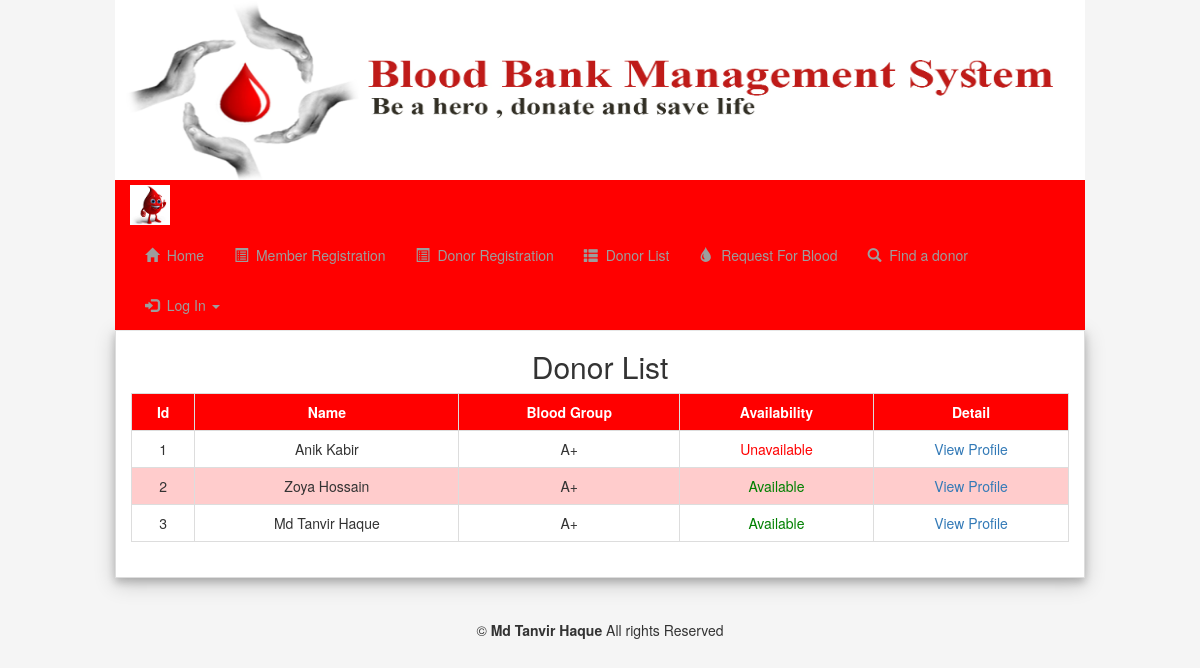
Screenshot of /donorlist.php with the database file from the repository.
### tables this page shows
CREATE TABLE `tbl_donor` (
  `id` int(11) NOT NULL,
  `name` varchar(50) NOT NULL,
  `blood` varchar(50) NOT NULL,
  `weight` int(10) NOT NULL,
  `gender` varchar(50) NOT NULL,
  `email` varchar(200) NOT NULL,
  `mobile` int(50) NOT NULL,
  `division` varchar(20) NOT NULL,
  `city` varchar(30) NOT NULL,
  `address` text NOT NULL,
  `userid` varchar(50) NOT NULL,
  `pass` varchar(50) NOT NULL,
  `age` int(10) NOT NULL,
  `avail` varchar(50) NOT NULL
);

### classes/Donor.php (called while the page is built, shortened)
<?php
	include "DB.php";
	class Donor{
		private $table='tbl_donor';
		public function readAll(){
			$sql="SELECT * FROM $this->table";
			$stmt= DB::prepare($sql);
			$stmt->execute();
			return $stmt->fetchAll();
		}
		public function getSession(){
			return @$_SESSION['login'];
		}
	}
 ?>

### classes/DB.php (called while the page is built, shortened)
<?php
	class DB{
			private static $pdo;
			public static function connection(){
				if(!isset(self::$pdo)){
					try {
						self::$pdo=new PDO('mysql:host='.DB_HOST.';dbname='.DB_NAME,DB_USER,DB_PASS);
					} catch (PDOException $e) {
						echo $e->getMessage();
					}
				}
				return self::$pdo;
			}
	public static function prepare($sql){
		return self::connection()->prepare($sql);
	}
}
?>

### donorlist.php (the view, shortened to what this page needs)
<?php
      $msg= '';
      $user = new Donor();
?>
<!DOCTYPE html>
<html lang="en">
  <head>
    <link href="css/bootstrap.min.css" rel="stylesheet">
    <link rel="stylesheet" href="font-awesome/css/font-awesome.min.css">
    <link rel="stylesheet" type="text/css" href="bootstrap-social/bootstrap-social.css">
  </head>
  <body style="background-color: #f5f5f5">
<div class= "col-md-offset-1 col-md-10" >
    <img src="images/logo.jpg" style="height:180px;width: 100%" >
<?php if ($msg == 'donor') {
?>
   <div class="navbar navbar-inverse navbar-static-top">
    <div class="container-fluid">
      <a href="#" class="navbar-brand navbar-left"><img style="max-width:40px; margin-top: -10px;"src="images/002.jpg"></a>
      <button class="navbar-toggle", data-toggle='collapse', data-target='.navHeadercollapse'>
        <span class="icon-bar"></span>
        <span class="icon-bar"></span>
        <span class="icon-bar"></span>
      </button>
      <div class="collapse navbar-collapse navHeadercollapse">
        <ul class="nav navbar-nav navbar-right">
          <li ><a href="index.php"><span class="glyphicon glyphicon-home"></span>&nbsp;&nbsp;Home</a></li>
          <li><a href="donorlist.php"><span class="glyphicon glyphicon-th-list"></span>&nbsp;&nbsp;Donor List</a></li>
          <li><a href="request.php"><span class="glyphicon glyphicon-tint"></span>&nbsp;&nbsp;Request For Blood</a></li>
          <li><a href="finddonor.php"><span class="glyphicon glyphicon-search"></span>&nbsp;&nbsp;Find a donor</a></li>
          <li class="dropdown"><a href="#" class="dropdown-toggle" data-toggle='dropdown'><span class="glyphicon glyphicon-log-in"></span>&nbsp;&nbsp;<?php echo $usid?> <b class="caret"></b></a>
          <ul class="dropdown-menu">
            <li><a href="userprofile.php">My Profile</a></li>
            <li><a href="changepassword.php">Change Password</a></li>
            <li><a href="logout.php">LogOut</a></li>
          </ul>
          </li>
        </ul>
      </div>
    </div>
   </div>
<?php }else{ ?>
<div class="navbar navbar-inverse navbar-static-top">
    <div class="container-fluid">
      <a href="#" class="navbar-brand navbar-left"><img style="max-width:40px; margin-top: -10px;"src="images/002.jpg"></a>
      <div class="collapse navbar-collapse navHeadercollapse">
        <ul class="nav navbar-nav navbar-right">
          <li ><a href="index.php"><span class="glyphicon glyphicon-home"></span>&nbsp;&nbsp;Home</a></li>
          <li><a href="memberregister.php"><span class="glyphicon glyphicon-list-alt"></span>&nbsp;&nbsp;Member Registration</a></li>
          <li><a href="register.php"><span class="glyphicon glyphicon-list-alt"></span>&nbsp;&nbsp;Donor Registration</a></li>
          <li><a href="donorlist.php"><span class="glyphicon glyphicon-th-list"></span>&nbsp;&nbsp;Donor List</a></li>
          <li><a href="request.php"><span class="glyphicon glyphicon-tint"></span>&nbsp;&nbsp;Request For Blood</a></li>
          <li><a href="finddonor.php"><span class="glyphicon glyphicon-search"></span>&nbsp;&nbsp;Find a donor</a></li>
          <li class="dropdown"><a href="#" class="dropdown-toggle" data-toggle='dropdown'><span class="glyphicon glyphicon-log-in"></span>&nbsp;&nbsp;Log In <b class="caret"></b></a>
          </li>
        </ul>
      </div>
    </div>
   </div>
<?php } ?>
</div>
<div class="">
  <div class="col-md-offset-1 col-md-10" style="position: relative;top: -22px;">
    <div class="panel panel-default card" style="border-radius: 0px;">
      <div class="panel-body">
        <div class="row">
          <div class="col-md-12">
                  <center><h2 style="margin-top: 5px;">Donor List </h2></center>
            <div class="table-responsive">
                  <table class="table table-bordered tbal">
                                <tr style="background-color: red ; color: white;">
                                    <th><center>Id</center></th>
                                    <th><center>Name</center></th>
                                    <th><center>Blood Group</center></th>
                                    <th><center>Availability</center></th>
                                    <th><center>Detail</center></th>
                                </tr>
                <?php
                  $i=0;
                  foreach ($user->readAll() as $key => $value) {
                    $i++
                ?>
                                <tr>
                                  <td><?php echo $i;?></td>
                                  <td><?php echo $value['name'];?></td>
                                  <td><?php echo $value['blood'];?></td>
                                  <td><?php
                                        if ($value['avail']=='Available') {
                                          echo "<span style='color:green;'>Available</span>";
                                        }else{
                                          echo "<span style='color:red;'>Unavailable</span>";
                                        }
                                  ?></td>
                                  <td>
                                    <?php
                                        if ($user->getSession()) {
                                    ?>
                                    <a href="profile.php?id=<?php echo $value['id'];?>">View Profile</a>
                                    <?php }else{ ?>
                                    <a href="donorlist.php" onclick="alert('you must be logged in to View Profile .')">View Profile</a>
                                  <?php } ?>
                                  </td>
                                </tr>
                <?php  } ?>
                    </table>
          </div>
          </div>
        </div>
      </div>
    </div>
  </div>
</div>
       <footer class="page-footer blue center-on-small-only" id="footer">
            <div class="footer-copyright text-center rgba-black-light">
                <div class="col-md-offset-1 col-md-10" style="margin-bottom: 20px;">
                  © <span style="font-weight: bold;">Md Tanvir Haque</span> All rights Reserved
                </div>
            </div>
        </footer>
  </body>
</html>

### donorlist.php (style rules this page uses)
.navbar-inverse { background-color: #FF0000; border-color: #E7E7E7; }
div.card { box-shadow: 0 4px 8px 0 rgba(0, 0, 0, 0.2), 0 6px 20px 0 rgba(0, 0, 0, 0.19); }
.tbal { text-align: center; }
tr:nth-child(odd) { background-color: #ffcccc }
#footer { height: 100px; background-color: #f5f5f5; }

### rows the page displays
tbl_donor: name "Anik Kabir", blood "A+", avail "Unavailable"
tbl_donor: name "Zoya Hossain", blood "A+", avail "Available"
tbl_donor: name "Md Tanvir Haque", blood "A+", avail "Available"
